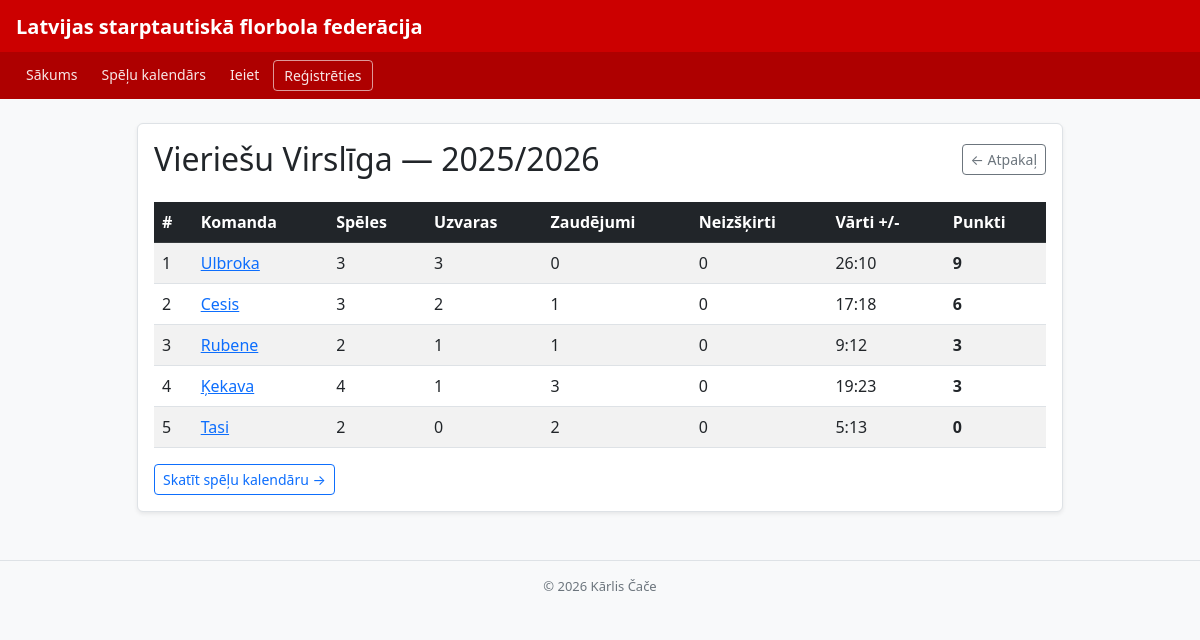
/tabula/1, run on an earlier commit of the app's database.
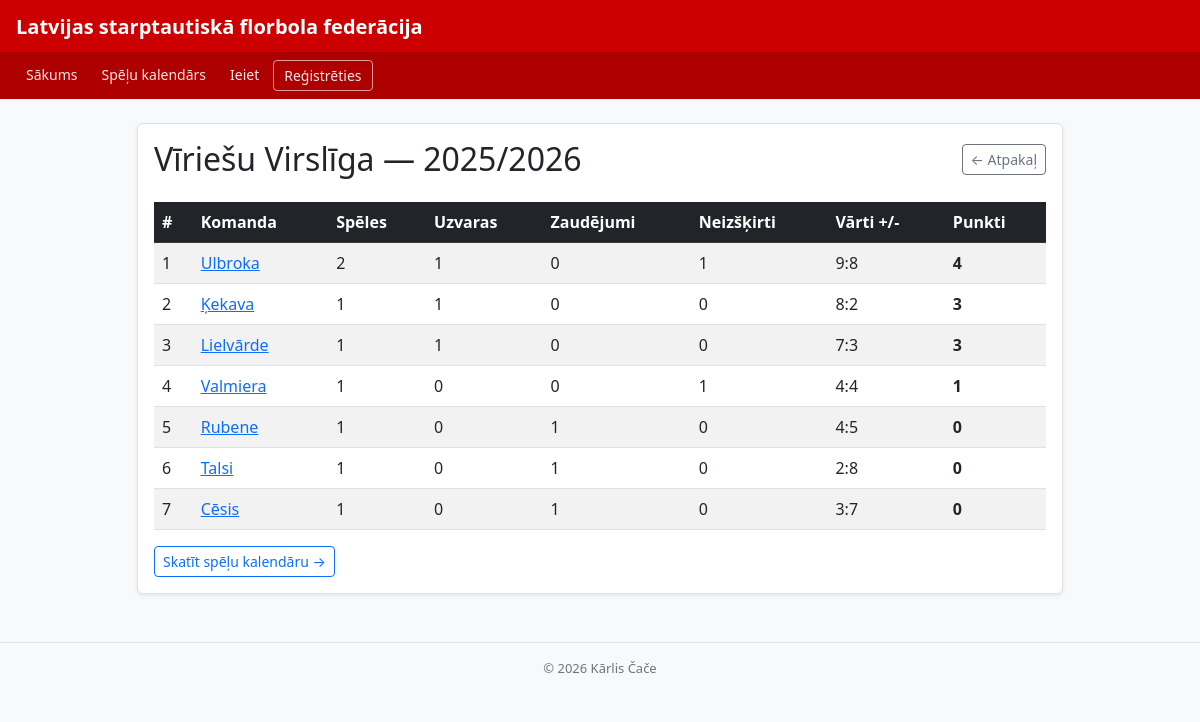
And on a later commit of the database.
### tables this page shows
CREATE TABLE ligas (
            id        INTEGER PRIMARY KEY AUTOINCREMENT,
            nosaukums TEXT NOT NULL,
            sezona    TEXT NOT NULL
        );

CREATE TABLE komandas (
            id        INTEGER PRIMARY KEY AUTOINCREMENT,
            nosaukums TEXT NOT NULL,
            liga_id   INTEGER NOT NULL,
            FOREIGN KEY (liga_id) REFERENCES ligas(id)
        );

### app.py (the view)
@app.route("/tabula/<int:liga_id>")#līgu tabulas lapa, kurā rāda komandas iegūtos punktus,uzvaras, saudējumus un neizšķirtu spēļu daudzumu.
def tabula(liga_id):
    conn = get_db()
    liga = conn.execute("SELECT * FROM ligas WHERE id = ?", (liga_id,)).fetchone()
    if not liga:
        conn.close()
        flash("Šāda līga neeksistē!", "error")
        return redirect(url_for("sakums"))
    komandas_raw = conn.execute(
        "SELECT * FROM komandas WHERE liga_id = ?", (liga_id,)
    ).fetchall()
    speles = conn.execute(
        "SELECT * FROM speles WHERE liga_id = ?", (liga_id,)
    ).fetchall()
    conn.close()
    stat = {}
    for k in komandas_raw:
        stat[k["id"]] = {
            "id": k["id"], "nosaukums": k["nosaukums"],
            "speles": 0, "uzvaras": 0, "zaudejumi": 0,
            "neizskirts": 0, "guti": 0, "ielaistie": 0, "punkti": 0
        }
    for s in speles:
        majas  = s["majas_komanda_id"]
        viesi  = s["viesi_komanda_id"]
        majas_goli = s["majas_varti"]
        viesi_goli = s["viesi_varti"]
        if majas in stat and viesi in stat:
            stat[majas]["speles"] += 1
            stat[viesi]["speles"] += 1
            stat[majas]["guti"]      += majas_goli
            stat[majas]["ielaistie"] += viesi_goli
            stat[viesi]["guti"]      += viesi_goli
            stat[viesi]["ielaistie"] += majas_goli
            if majas_goli > viesi_goli:
                stat[majas]["uzvaras"]  += 1
                stat[majas]["punkti"]   += 3
                stat[viesi]["zaudejumi"] += 1
            elif viesi_goli > majas_goli:
                stat[viesi]["uzvaras"]  += 1
                stat[viesi]["punkti"]   += 3
                stat[majas]["zaudejumi"] += 1
            else:
                stat[majas]["neizskirts"] += 1
                stat[viesi]["neizskirts"] += 1
                stat[majas]["punkti"] += 1
                stat[viesi]["punkti"] += 1
    top_komandas = sorted(stat.values(), key=lambda x: x["punkti"], reverse=True)
    return render_template("ligas.html", liga=liga, komandas=top_komandas)

### app.py (called while the page is built)
def get_db(): #izveido savienojumu ar datubāzi
    conn = sqlite3.connect(fails, check_same_thread=False)
    conn.execute("PRAGMA foreign_keys = ON")
    conn.row_factory = sqlite3.Row
    return conn

### templates/ligas.html
{% extends "pamats.html" %}
{% block content %}
<div class="row justify-content-center mt-4">
    <div class="col-md-10">
        <div class="card shadow-sm">
            <div class="card-body">
                <div class="d-flex justify-content-between align-items-center mb-4">
                    <h2 class="mb-0">{{ liga.nosaukums }} &mdash; {{ liga.sezona }}</h2>
                    <a href="/" class="btn btn-outline-secondary btn-sm">&larr; Atpakaļ</a>
                </div>
                {% if komandas %}
                    <table class="table table-striped table-hover">
                        <thead class="table-dark">
                            <tr>
                                <th>#</th>
                                <th>Komanda</th>
                                <th>Spēles</th>
                                <th>Uzvaras</th>
                                <th>Zaudējumi</th>
                                <th>Neizšķirti</th>
                                <th>Vārti +/-</th>
                                <th>Punkti</th>
                            </tr>
                        </thead>
                        <tbody>
                            {% for k in komandas %}
                                <tr>
                                    <td>{{ loop.index }}</td>
                                    <td><a href="/komanda/{{ k.id }}">{{ k.nosaukums }}</a></td>
                                    <td>{{ k.speles }}</td>
                                    <td>{{ k.uzvaras }}</td>
                                    <td>{{ k.zaudejumi }}</td>
                                    <td>{{ k.neizskirts }}</td>
                                    <td>{{ k.guti }}:{{ k.ielaistie }}</td>
                                    <td><strong>{{ k.punkti }}</strong></td>
                                </tr>
                            {% endfor %}
                        </tbody>
                    </table>
                {% else %}
                    <p class="text-muted">Šajā līgā vēl nav komandu.</p>
                {% endif %}
                <div class="mt-3">
                    <a href="/speles/{{ liga.id }}" class="btn btn-outline-primary btn-sm">Skatīt spēļu kalendāru &rarr;</a>
                </div>
            </div>
        </div>
    </div>
</div>
{% endblock %}

### templates/pamats.html (shortened to what this page needs)
<!DOCTYPE html>
<head>
    <link href="https://cdn.jsdelivr.net/npm/bootstrap@5.3.0/dist/css/bootstrap.min.css" rel="stylesheet">
    </head>
<body>
<div class="galvene">
    <div class="galvene-virsraksts">Latvijas starptautiskā florbola federācija</div>
    <div class="nav-josla">
        <a href="/">Sākums</a>
        {% if session.get('liga_id') %}
        <a href="/speles/{{ session.get('liga_id') }}">Spēļu kalendārs</a>
        <a href="/tabula/{{ session.get('liga_id') }}">Mana līga</a>
        {% else %}
        <a href="/speles/1">Spēļu kalendārs</a>
        {% endif %}
        {% if session.get('lietotajs') %}
            {% if session.get('loma') == 'tiesnesis' %}
                <a href="/piev_speli">Pievienot spēli</a>
            {% endif %}
            <span class="nav-lietotajs">👤 {{ session['vards'] }}</span>
            <a href="/atslegties" class="nav-btn">Iziet</a>
        {% else %}
            <a href="/pieteikties">Ieiet</a>
            <a href="/registreties" class="nav-btn">Reģistrēties</a>
        {% endif %}
    </div>
</div>
<div class="container mt-4">
    {% block content %}{% endblock %}
</div>
<footer class="text-center mt-5 py-3 border-top">
    &copy; 2026 Kārlis Čače
</footer>
</body>
</html>

### templates/pamats.html (style rules this page uses)
body { background: #f8f9fa; }
.galvene { background: #cc0000; padding: 12px 0 0 0; }
.galvene-virsraksts { color: white; font-size: 20px; font-weight: 700; padding: 0 1rem 10px 1rem; }
.nav-josla { display: flex; flex-wrap: wrap; gap: 4px; padding: 8px 1rem; background: rgba(0,0,0,0.15); }
.nav-josla a { color: rgba(255,255,255,0.9); text-decoration: none; font-size: 14px; padding: 4px 10px; border-radius: 4px; transition: background .15s; }
.nav-josla .nav-btn { border: 1px solid rgba(255,255,255,0.6); }
.card { border: 1px solid #dee2e6; border-radius: 6px; }
footer { color: #6c757d; font-size: 13px; }

What changed in the data, as far as the page shows it:
changed ligas: nosaukums "Vieriešu Virslīga" → "Vīriešu Virslīga"
computed for komandas "Ulbroka": speles "3" → "2"; uzvaras "3" → "1"; neizskirts "0" → "1"; guti "26" → "9"; ielaistie "10" → "8"; punkti "9" → "4"
shown differently, row unchanged: komandas "Ķekava": speles "4" → "1"; zaudejumi "3" → "0"; guti "19" → "8"; ielaistie "23" → "2"; moves up the list
now on this page (row edited): komandas: nosaukums "Lielvārde", speles "1", uzvaras "1", zaudejumi "0", neizskirts "0", guti "7", ielaistie "3", punkti "3"
now on this page (row edited): komandas: nosaukums "Valmiera", speles "1", uzvaras "0", zaudejumi "0", neizskirts "1", guti "4", ielaistie "4", punkti "1"
shown differently, row unchanged: komandas "Rubene": speles "2" → "1"; uzvaras "1" → "0"; guti "9" → "4"; ielaistie "12" → "5"; punkti "3" → "0"; moves down the list
changed komandas: nosaukums "Tasi" → "Talsi"; speles "2" → "1"; zaudejumi "2" → "1"; guti "5" → "2"; ielaistie "13" → "8"; moves up the list
changed komandas: nosaukums "Cesis" → "Cēsis"; speles "3" → "1"; uzvaras "2" → "0"; guti "17" → "3"; ielaistie "18" → "7"; punkti "6" → "0"
